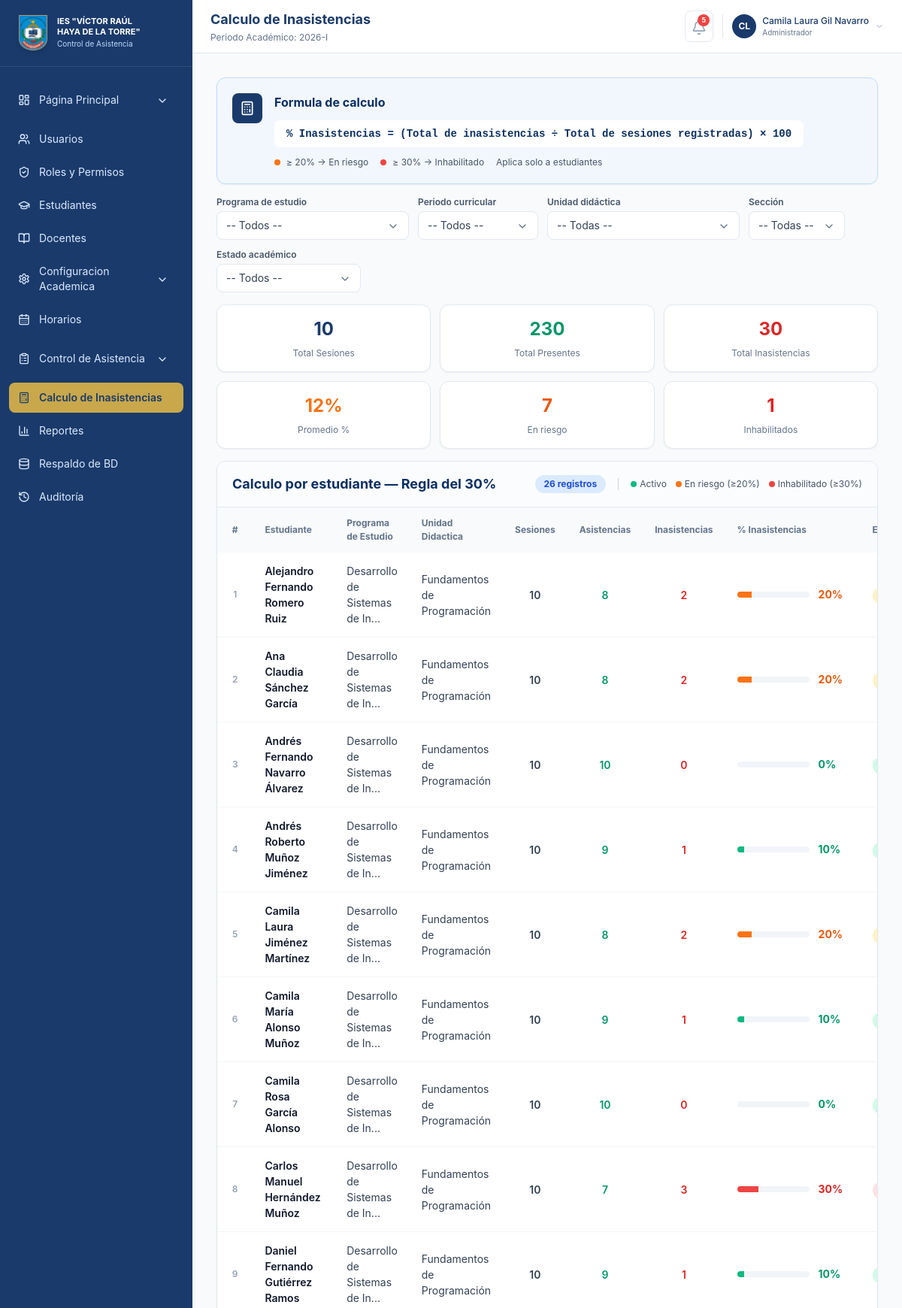
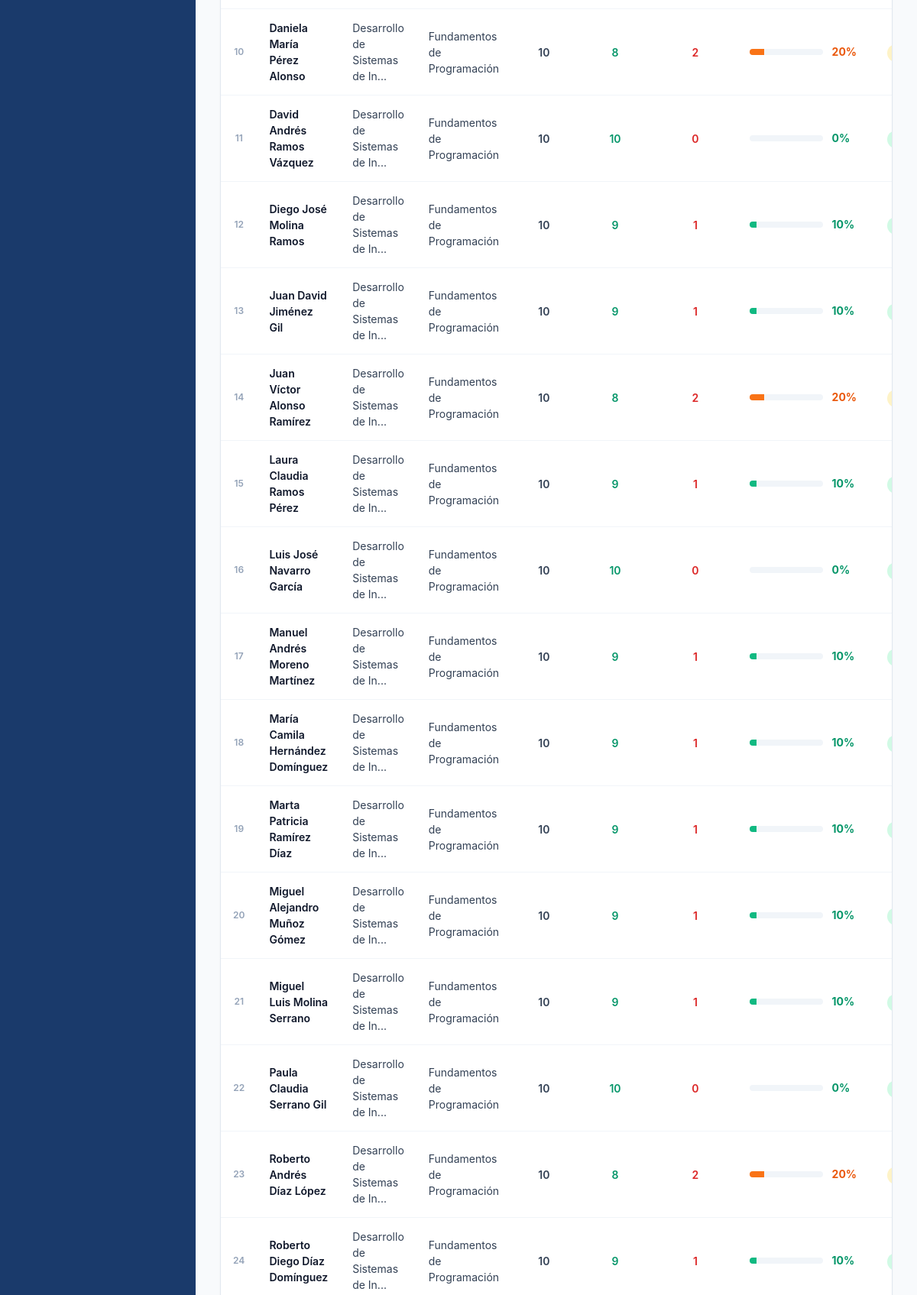
The app's page /index.php?m=calculo (signed in, upper part) with its own data (2 pictures, top to bottom).
### tables this page shows
CREATE TABLE `configuracion` (
  `clave` varchar(50) NOT NULL,
  `valor` text NOT NULL,
  PRIMARY KEY (`clave`)
);

CREATE TABLE `estudiantes` (
  `id` int(11) NOT NULL AUTO_INCREMENT,
  `codigo` varchar(30) NOT NULL,
  `dni` varchar(20) NOT NULL,
  `nombres` varchar(160) NOT NULL,
  `programa_id` int(11) DEFAULT NULL,
  `periodo_curricular_id` int(11) DEFAULT NULL,
  `unidad_didactica_id` int(11) DEFAULT NULL,
  `seccion` varchar(10) NOT NULL,
  `total_sesiones` int(11) NOT NULL DEFAULT 0,
  `inasistencias` int(11) NOT NULL DEFAULT 0,
  `estado` enum('Activo','En riesgo','Inhabilitado') NOT NULL DEFAULT 'Activo',
  PRIMARY KEY (`id`),
  UNIQUE KEY `codigo` (`codigo`),
  KEY `fk_estudiantes_programa` (`programa_id`),
  KEY `fk_estudiantes_periodo` (`periodo_curricular_id`),
  KEY `fk_estudiantes_unidad` (`unidad_didactica_id`),
  KEY `idx_estudiantes_programa` (`programa_id`,`periodo_curricular_id`),
  CONSTRAINT `fk_estudiantes_periodo` FOREIGN KEY (`periodo_curricular_id`) REFERENCES `periodos_curriculares` (`id`) ON DELETE SET NULL,
  CONSTRAINT `fk_estudiantes_programa` FOREIGN KEY (`programa_id`) REFERENCES `programas` (`id`) ON DELETE SET NULL,
  CONSTRAINT `fk_estudiantes_unidad` FOREIGN KEY (`unidad_didactica_id`) REFERENCES `unidades_didacticas` (`id`) ON DELETE SET NULL
);

CREATE TABLE `programas` (
  `id` int(11) NOT NULL AUTO_INCREMENT,
  `codigo` varchar(10) NOT NULL,
  `nombre` varchar(180) NOT NULL,
  `estado` enum('Activo','Inactivo') NOT NULL DEFAULT 'Activo',
  PRIMARY KEY (`id`),
  UNIQUE KEY `codigo` (`codigo`)
);

CREATE TABLE `unidades_didacticas` (
  `id` int(11) NOT NULL AUTO_INCREMENT,
  `periodo_curricular_id` int(11) NOT NULL,
  `nombre` varchar(180) NOT NULL,
  `estado` enum('Activo','Inactivo') NOT NULL DEFAULT 'Activo',
  PRIMARY KEY (`id`),
  KEY `periodo_curricular_id` (`periodo_curricular_id`),
  CONSTRAINT `unidades_didacticas_ibfk_1` FOREIGN KEY (`periodo_curricular_id`) REFERENCES `periodos_curriculares` (`id`)
);

### public/index.php (called while the page is built, shortened)
<?php
require_once __DIR__ . '/../app/helpers.php';
require __DIR__ . '/layout.php';

### app/helpers.php (called while the page is built, shortened)
<?php
require_once __DIR__ . '/db.php';
function e(string|int|float|null $value): string
{
    return htmlspecialchars((string) $value, ENT_QUOTES, 'UTF-8');
}
function app_config(string $clave, mixed $default = null): mixed
{
    try {
        $pdo = db();
        $stmt = $pdo->prepare('SELECT valor FROM configuracion WHERE clave = ?');
        $stmt->execute([$clave]);
        $val = $stmt->fetchColumn();
        return $val !== false ? $val : $default;
    } catch (Exception $e) {
        return $default;
    }
}
function pct(array $estudiante): int
{
    $sesiones = max((int) ($estudiante['sesiones'] ?? 0), 1);
    return (int) round(((int) ($estudiante['inasistencias'] ?? 0) / $sesiones) * 100);
}
function badge_class(?string $estado): string
{
    return match ($estado) {
        'Activo', 'Presente', 'Registrada' => 'bg-emerald-100 text-emerald-700',
        'En riesgo', 'Tardanza', 'Pendiente' => 'bg-amber-100 text-amber-700',
        'Inhabilitado', 'Inasistente', 'Cerrada' => 'bg-red-100 text-red-700',
        'Justificado' => 'bg-blue-100 text-blue-700',
        default => 'bg-slate-100 text-slate-600',
    };
}
function all_estudiantes(): array
{
    return fetch_all('SELECT e.id, e.codigo, e.dni, e.nombres, e.programa_id, e.periodo_curricular_id, e.unidad_didactica_id, p.nombre as programa, pc.nombre as ciclo, e.seccion, ud.nombre as unidad, e.total_sesiones sesiones, e.inasistencias, e.estado FROM estudiantes e LEFT JOIN programas p ON e.programa_id = p.id LEFT JOIN periodos_curriculares pc ON e.periodo_curricular_id = pc.id LEFT JOIN unidades_didacticas ud ON e.unidad_didactica_id = ud.id ORDER BY e.nombres');
}

### app/db.php (called while the page is built, shortened)
<?php
function db(): PDO
{
    static $pdo = null;
    if ($pdo instanceof PDO) {
        return $pdo;
    }
    try {
        $dsn = 'mysql:host=' . DB_HOST . ';dbname=' . DB_NAME . ';charset=' . DB_CHARSET;
        $pdo = new PDO($dsn, DB_USER, DB_PASS, [
            PDO::ATTR_ERRMODE => PDO::ERRMODE_EXCEPTION,
            PDO::ATTR_DEFAULT_FETCH_MODE => PDO::FETCH_ASSOC,
            PDO::ATTR_EMULATE_PREPARES => false,
        ]);
    } catch (PDOException $e) {
        error_log('Error de base de datos: ' . $e->getMessage());
        http_response_code(500);
        die('La base de datos no está disponible. Verifique app/config.php e importe database/schema.sql antes de usar el sistema.');
    }
    return $pdo;
}
function fetch_all(string $sql, array $params = []): array
{
    $stmt = db()->prepare($sql);
    $stmt->execute($params);
    return $stmt->fetchAll();
}

### public/modules/calculo.php (the view, shortened to what this page needs)
<?php
$estudiantes = all_estudiantes();
$cfgInasistencia = (int) app_config('regla_inasistencia', 30);
$cfgRiesgo = (int) app_config('regla_riesgo', 20);
$totalSesiones = max(array_column($estudiantes, 'sesiones') ?: [0]);
$totalInasistencias = array_sum(array_column($estudiantes, 'inasistencias'));
$totalPresentes = array_sum(array_map(fn($e) => max(0, (int)$e['sesiones'] - (int)$e['inasistencias']), $estudiantes));
$promedio = count($estudiantes) > 0 ? (int) round(array_sum(array_map(fn($e) => pct($e), $estudiantes)) / count($estudiantes)) : 0;
$enRiesgo = count(array_filter($estudiantes, fn($e) => pct($e) >= $cfgRiesgo && pct($e) < $cfgInasistencia));
$inhabilitados = count(array_filter($estudiantes, fn($e) => pct($e) >= $cfgInasistencia));
?>
<div class="space-y-4">
    <div class="rounded-xl border border-blue-200 bg-blue-50/60 p-5 shadow-sm">
        <div class="flex items-start gap-4">
            <div class="flex h-10 w-10 shrink-0 items-center justify-center rounded-lg bg-[#1a3a6b] text-white">
                <i data-lucide="calculator" class="h-5 w-5"></i>
            </div>
            <div>
                <h2 class="font-bold text-[#0b2f63]">Formula de calculo</h2>
                <p class="mt-3 inline-block rounded-lg bg-white px-4 py-2 font-mono text-sm font-bold text-[#0b2f63]">% Inasistencias = (Total de inasistencias ÷ Total de sesiones registradas) × 100</p>
                <div class="mt-3 flex flex-wrap items-center gap-4 text-xs text-slate-600">
                    <span class="flex items-center gap-2"><span class="h-2 w-2 rounded-full bg-orange-500"></span>≥ 20% → En riesgo</span>
                    <span class="flex items-center gap-2"><span class="h-2 w-2 rounded-full bg-red-500"></span>≥ <?= $cfgInasistencia ?>% → Inhabilitado</span>
                    <span>Aplica solo a estudiantes</span>
                </div>
            </div>
        </div>
    </div>
    <div class="flex flex-col md:flex-row md:flex-wrap items-start md:items-end gap-3 w-full">
            <label class="block w-full md:w-auto">
                <span class="mb-1 block text-xs font-semibold text-slate-600">Programa de estudio</span>
            </label>
            <label class="block w-full md:w-auto">
                <span class="mb-1 block text-xs font-semibold text-slate-600">Periodo curricular</span>
            </label>
            <label class="block w-full md:w-auto">
                <span class="mb-1 block text-xs font-semibold text-slate-600">Unidad didáctica</span>
            </label>
            <label class="block w-full md:w-auto">
                <span class="mb-1 block text-xs font-semibold text-slate-600">Sección</span>
            </label>
            <label class="block w-full md:w-auto">
                <span class="mb-1 block text-xs font-semibold text-slate-600">Estado académico</span>
            </label>
        </div>
    <div class="grid grid-cols-2 sm:grid-cols-3 xl:grid-cols-6 gap-3">
        <?php
        $stats = [
            ['Total Sesiones', $totalSesiones, 'text-[#1a3a6b]'],
            ['Total Presentes', $totalPresentes, 'text-emerald-600'],
            ['Total Inasistencias', $totalInasistencias, 'text-red-600'],
            ['Promedio %', $promedio . '%', 'text-orange-500'],
            ['En riesgo', $enRiesgo, 'text-orange-600'],
            ['Inhabilitados', $inhabilitados, 'text-red-600'],
        ];
        foreach ($stats as [$label, $value, $class]): ?>
            <div class="rounded-xl border border-slate-200 bg-white p-4 text-center shadow-sm">
                <p class="text-2xl font-bold <?= e($class) ?>"><?= e($value) ?></p>
                <p class="mt-2 text-xs text-slate-500"><?= e($label) ?></p>
            </div>
        <?php endforeach; ?>
    </div>
    <div class="overflow-x-auto overflow-y-hidden min-h-[300px] rounded-xl border border-slate-200 bg-white shadow-sm hidden md:block">
        <div class="flex flex-wrap items-center justify-between gap-3 border-b border-slate-200 px-5 py-4 bg-slate-50/50">
            <h2 class="text-lg font-bold text-[#0b2f63]">Calculo por estudiante — Regla del <?= $cfgInasistencia ?>%</h2>
            <div class="flex flex-wrap items-center gap-4 text-xs text-slate-600">
                <span class="rounded-full bg-blue-100 px-3 py-1 text-xs font-bold text-blue-700 shrink-0 whitespace-nowrap">
                <?= count($estudiantes) ?> registro<?= count($estudiantes) !== 1 ? 's' : '' ?>
            </span>
                <div class="flex flex-wrap gap-3">
                    <span class="flex items-center gap-1"><span class="h-2 w-2 rounded-full bg-emerald-500"></span>Activo</span>
                    <span class="flex items-center gap-1"><span class="h-2 w-2 rounded-full bg-orange-500"></span>En riesgo (≥20%)</span>
                    <span class="flex items-center gap-1"><span class="h-2 w-2 rounded-full bg-red-500"></span>Inhabilitado (≥<?= $cfgInasistencia ?>%)</span>
                </div>
            </div>
        </div>
        <table class="w-full">
            <thead class="bg-slate-50">
                <tr>
                    <th class="table-th w-16 text-center">#</th>
                    <th class="table-th">Estudiante</th>
                    <th class="table-th">Programa de Estudio</th>
                    <th class="table-th">Unidad Didactica</th>
                    <th class="table-th">Sesiones</th>
                    <th class="table-th">Asistencias</th>
                    <th class="table-th">Inasistencias</th>
                    <th class="table-th">% Inasistencias</th>
                    <th class="table-th">Estado</th>
                </tr>
            </thead>
            <tbody class="divide-y divide-slate-100">
                <?php foreach ($estudiantes as $index => $estudiante): ?>
                    <?php
                    $pct = pct($estudiante);
                    $tone = $pct >= $cfgInasistencia ? 'red' : ($pct >= $cfgRiesgo ? 'orange' : 'emerald');
                    $bar = ['red' => 'bg-red-500 text-red-600', 'orange' => 'bg-orange-500 text-orange-600', 'emerald' => 'bg-emerald-500 text-emerald-600'][$tone];
                    $badge = $pct >= $cfgInasistencia ? 'Inhabilitado' : ($pct >= $cfgRiesgo ? 'En riesgo' : 'Activo');
                    ?>
                    <tr class="calculo-row"
                        data-programa="<?= e($estudiante['programa'] ?? '') ?>"
                        data-ciclo="<?= e($estudiante['ciclo'] ?? '') ?>"
                        data-unidad="<?= e($estudiante['unidad'] ?? '') ?>"
                        data-seccion="<?= e($estudiante['seccion'] ?? '') ?>"
                        data-estado="<?= e($badge) ?>">
                        <td class="table-td text-center text-slate-400 text-xs font-semibold"><?= $index + 1 ?></td>
                        <td class="table-td font-semibold text-slate-900"><?= e($estudiante['nombres']) ?></td>
                        <td class="table-td"><?= e(mb_strimwidth($estudiante['programa'] ?? 'N/A', 0, 31, '...')) ?></td>
                        <td class="table-td"><?= e($estudiante['unidad'] ?? 'N/A') ?></td>
                        <td class="table-td text-center font-semibold"><?= e($estudiante['sesiones']) ?></td>
                        <td class="table-td text-center font-semibold text-emerald-600"><?= e((int) $estudiante['sesiones'] - (int) $estudiante['inasistencias']) ?></td>
                        <td class="table-td text-center font-semibold text-red-600"><?= e($estudiante['inasistencias']) ?></td>
                        <td class="table-td">
                            <div class="flex items-center gap-3">
                                <div class="h-2 w-24 overflow-hidden rounded-full bg-slate-100"><div class="h-full <?= e(strtok($bar, ' ')) ?>" style="width: <?= e(min($pct, 100)) ?>%"></div></div>
                                <span class="w-10 text-sm font-bold <?= e(substr($bar, strpos($bar, ' ') + 1)) ?>"><?= e($pct) ?>%</span>
                            </div>
                        </td>
                        <td class="table-td"><span class="rounded-full px-2 py-1 text-xs font-semibold <?= badge_class($badge) ?>"><?= e($badge) ?></span></td>
                    </tr>
                <?php endforeach; ?>
            </tbody>
        </table>
    </div>
</div>
</div>

### public/assets/app.css (style rules this page uses)
body { font-family: Inter, ui-sans-serif, system-ui, -apple-system, BlinkMacSystemFont, "Segoe UI", sans-serif; }
.table-th { padding: 0.75rem 1rem; text-align: left; font-size: 0.75rem; font-weight: 700; color: #64748b; }
.table-td { padding: 0.875rem 1rem; font-size: 0.875rem; color: #334155; vertical-align: middle; }
.lucide { display: inline-block; flex-shrink: 0; stroke-width: 2; vertical-align: middle; }

### records on screen
configuracion: valor "30"
estudiantes: nombres "Alejandro Fernando Romero Ruiz", programa.nombre "Desarrollo de Sistemas de In...", unidad_didactica.nombre "Fundamentos de Programación", total_sesiones "10", (int) $estudiante['sesiones'] - (int) $estudiante['inasistencias'] "8", inasistencias "2", pct "20"
estudiantes: nombres "Ana Claudia Sánchez García", programa.nombre "Desarrollo de Sistemas de In...", unidad_didactica.nombre "Fundamentos de Programación", total_sesiones "10", (int) $estudiante['sesiones'] - (int) $estudiante['inasistencias'] "8", inasistencias "2", pct "20"
estudiantes: nombres "Andrés Fernando Navarro Álvarez", programa.nombre "Desarrollo de Sistemas de In...", unidad_didactica.nombre "Fundamentos de Programación", total_sesiones "10", inasistencias "0"
estudiantes: nombres "Andrés Roberto Muñoz Jiménez", programa.nombre "Desarrollo de Sistemas de In...", unidad_didactica.nombre "Fundamentos de Programación", total_sesiones "10", (int) $estudiante['sesiones'] - (int) $estudiante['inasistencias'] "9", inasistencias "1"
estudiantes: nombres "Camila Laura Jiménez Martínez", programa.nombre "Desarrollo de Sistemas de In...", unidad_didactica.nombre "Fundamentos de Programación", total_sesiones "10", (int) $estudiante['sesiones'] - (int) $estudiante['inasistencias'] "8", inasistencias "2", pct "20"
estudiantes: nombres "Camila María Alonso Muñoz", programa.nombre "Desarrollo de Sistemas de In...", unidad_didactica.nombre "Fundamentos de Programación", total_sesiones "10", (int) $estudiante['sesiones'] - (int) $estudiante['inasistencias'] "9", inasistencias "1"
estudiantes: nombres "Camila Rosa García Alonso", programa.nombre "Desarrollo de Sistemas de In...", unidad_didactica.nombre "Fundamentos de Programación", total_sesiones "10", inasistencias "0"
estudiantes: nombres "Carlos Manuel Hernández Muñoz", programa.nombre "Desarrollo de Sistemas de In...", unidad_didactica.nombre "Fundamentos de Programación", total_sesiones "10", (int) $estudiante['sesiones'] - (int) $estudiante['inasistencias'] "7", inasistencias "3", pct "30"
estudiantes: nombres "Daniel Fernando Gutiérrez Ramos", programa.nombre "Desarrollo de Sistemas de In...", unidad_didactica.nombre "Fundamentos de Programación", total_sesiones "10", (int) $estudiante['sesiones'] - (int) $estudiante['inasistencias'] "9", inasistencias "1"
estudiantes: nombres "Daniela María Pérez Alonso", programa.nombre "Desarrollo de Sistemas de In...", unidad_didactica.nombre "Fundamentos de Programación", total_sesiones "10", (int) $estudiante['sesiones'] - (int) $estudiante['inasistencias'] "8", inasistencias "2", pct "20"
estudiantes: nombres "David Andrés Ramos Vázquez", programa.nombre "Desarrollo de Sistemas de In...", unidad_didactica.nombre "Fundamentos de Programación", total_sesiones "10", inasistencias "0"
estudiantes: nombres "Diego José Molina Ramos", programa.nombre "Desarrollo de Sistemas de In...", unidad_didactica.nombre "Fundamentos de Programación", total_sesiones "10", (int) $estudiante['sesiones'] - (int) $estudiante['inasistencias'] "9", inasistencias "1"
estudiantes: nombres "Juan David Jiménez Gil", programa.nombre "Desarrollo de Sistemas de In...", unidad_didactica.nombre "Fundamentos de Programación", total_sesiones "10", (int) $estudiante['sesiones'] - (int) $estudiante['inasistencias'] "9", inasistencias "1"
estudiantes: nombres "Juan Víctor Alonso Ramírez", programa.nombre "Desarrollo de Sistemas de In...", unidad_didactica.nombre "Fundamentos de Programación", total_sesiones "10", (int) $estudiante['sesiones'] - (int) $estudiante['inasistencias'] "8", inasistencias "2", pct "20"
estudiantes: nombres "Laura Claudia Ramos Pérez", programa.nombre "Desarrollo de Sistemas de In...", unidad_didactica.nombre "Fundamentos de Programación", total_sesiones "10", (int) $estudiante['sesiones'] - (int) $estudiante['inasistencias'] "9", inasistencias "1"
estudiantes: nombres "Luis José Navarro García", programa.nombre "Desarrollo de Sistemas de In...", unidad_didactica.nombre "Fundamentos de Programación", total_sesiones "10", inasistencias "0"
estudiantes: nombres "Manuel Andrés Moreno Martínez", programa.nombre "Desarrollo de Sistemas de In...", unidad_didactica.nombre "Fundamentos de Programación", total_sesiones "10", (int) $estudiante['sesiones'] - (int) $estudiante['inasistencias'] "9", inasistencias "1"
estudiantes: nombres "María Camila Hernández Domínguez", programa.nombre "Desarrollo de Sistemas de In...", unidad_didactica.nombre "Fundamentos de Programación", total_sesiones "10", (int) $estudiante['sesiones'] - (int) $estudiante['inasistencias'] "9", inasistencias "1"
estudiantes: nombres "Marta Patricia Ramírez Díaz", programa.nombre "Desarrollo de Sistemas de In...", unidad_didactica.nombre "Fundamentos de Programación", total_sesiones "10", (int) $estudiante['sesiones'] - (int) $estudiante['inasistencias'] "9", inasistencias "1"
estudiantes: nombres "Miguel Alejandro Muñoz Gómez", programa.nombre "Desarrollo de Sistemas de In...", unidad_didactica.nombre "Fundamentos de Programación", total_sesiones "10", (int) $estudiante['sesiones'] - (int) $estudiante['inasistencias'] "9", inasistencias "1"
estudiantes: nombres "Miguel Luis Molina Serrano", programa.nombre "Desarrollo de Sistemas de In...", unidad_didactica.nombre "Fundamentos de Programación", total_sesiones "10", (int) $estudiante['sesiones'] - (int) $estudiante['inasistencias'] "9", inasistencias "1"
estudiantes: nombres "Paula Claudia Serrano Gil", programa.nombre "Desarrollo de Sistemas de In...", unidad_didactica.nombre "Fundamentos de Programación", total_sesiones "10", inasistencias "0"
estudiantes: nombres "Roberto Andrés Díaz López", programa.nombre "Desarrollo de Sistemas de In...", unidad_didactica.nombre "Fundamentos de Programación", total_sesiones "10", (int) $estudiante['sesiones'] - (int) $estudiante['inasistencias'] "8", inasistencias "2", pct "20"
estudiantes: nombres "Roberto Diego Díaz Domínguez", programa.nombre "Desarrollo de Sistemas de In...", unidad_didactica.nombre "Fundamentos de Programación", total_sesiones "10", (int) $estudiante['sesiones'] - (int) $estudiante['inasistencias'] "9", inasistencias "1"

### other values on screen
$label "Página Principal"
$label "Usuarios"
$label "Roles y Permisos"
$label "Estudiantes"
$label "Docentes"
$label "Configuracion Academica"
$label "Horarios"
$label "Control de Asistencia"
$label "Calculo de Inasistencias"
$label "Reportes"
$label "Respaldo de BD"
$label "Auditoría"
$title "Calculo de Inasistencias"
$unread_count "5"
user_initials($user['nombre']) "CL"
